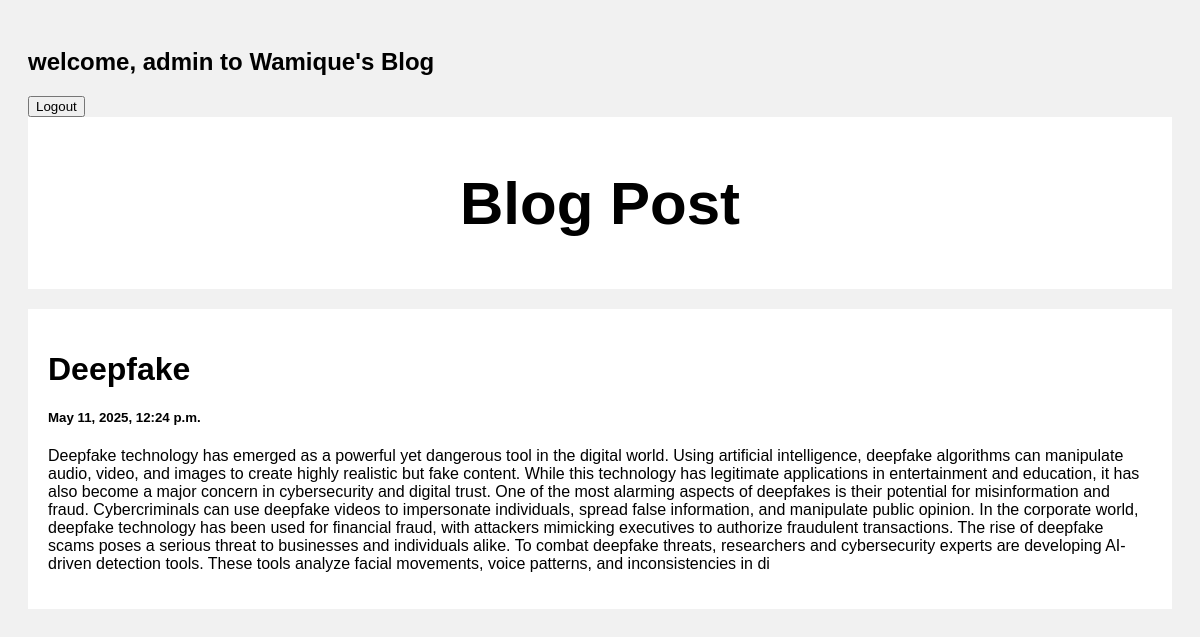
/post/2 (signed in), run on the app's committed database.
### posts/models.py (models this page shows)
class Post(models.Model):
    title = models.CharField(max_length=100)
    body = models.CharField(max_length=1000000)
    created_at = models.DateTimeField(default=datetime.now, blank=True)

### posts/views.py (the view)
# urls.py: path('post/<str:pk>', views.post, name='post'),
@login_required(login_url='login')
def post(request, pk):
    posts = Post.objects.get(id=pk)
    return render(request, 'post.html', {'posts':posts})

### templates/post.html (shortened to what this page needs)
<!DOCTYPE html>
<html>
<head>
</head>
<body>
{% if user.is_authenticated %}
<h2>welcome,  {{user.username}} to Wamique's Blog</h2>
{%endif%}
{% if user.is_authenticated %}
<a href="{% url 'logout' %}" ><button>Logout</button></a>
{% else %}
<a href="{% url 'login' %}" ><button>Login</button></a>
<a href="{% url 'register' %}" ><button>Sign up</button></a>
{%endif%}
<div class="header">
  <a style="text-decoration: none; color: black;" href="/"><h2>Blog Post</h2></a>
</div>
<div class="row">
  <div class="leftcolumn">
    <div class="card">
        <h1>{{posts.title}}</h1>
        <h5>{{posts.created_at}}</h5>
        <p>{{posts.body}}</p>
    </div>
  </div>
</div>
</body>
</html>

### templates/post.html (style rules this page uses)
* { box-sizing: border-box; }
body { font-family: Arial; padding: 20px; background: #f1f1f1; }
.header { padding: 2px; font-size: 40px; text-align: center; background: white; }
.leftcolumn { float: left; width: 100%; }
.card { background-color: white; padding: 20px; margin-top: 20px; }
.row:after { content: ""; display: table; clear: both; }

### data on the page
Post: title "Deepfake", created_at "May 11, 2025, 12:24 p.m.", body "Deepfake technology has emerged as a powerful yet dangerous tool in the digital world. Using artificial intelligence, deepfake algorithms can manipulate audio, video, and images to create highly realistic but fake content. While this technology has legitimate applications in entertainment and education, it has also become a major concern in cybersecurity and digital trust. One of the most alarming aspects of deepfakes is their potential for misinformation and fraud. Cybercriminals can use deepfake videos to impersonate individuals, spread false information, and manipulate public opinion. In the corporate world, deepfake technology has been used for financial fraud, with attackers mimicking…"

### other printed values
{{ user.username }} "admin"
